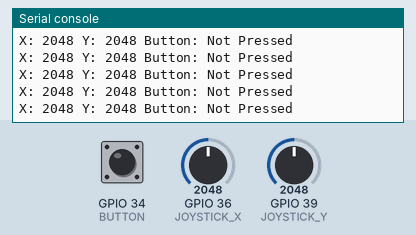
This program was run on a simulated ESP32 board running MicroPython. Shown: the last lines printed to the serial console. Inputs (shaded band) come from the test bench; at power-on: GPIO 34 (BUTTON) HIGH, GPIO 36 (JOYSTICK_X) = 2048, GPIO 39 (JOYSTICK_Y) = 2048 (analog values on the 0–4095 scale).

Above: at 1.2 s.
1.3 s: GPIO 34 (BUTTON) pulled LOW for 0.25 s
At 1.56 s:
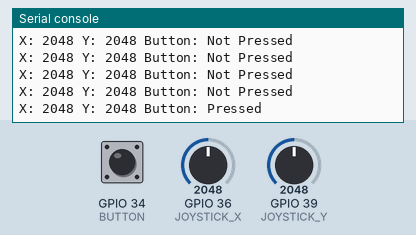
3.0 s: GPIO 36 (JOYSTICK_X) set to 2866
At 3.16 s:
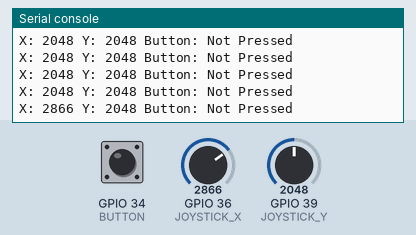
4.5 s: GPIO 39 (JOYSTICK_Y) set to 2866
At 4.57 s:
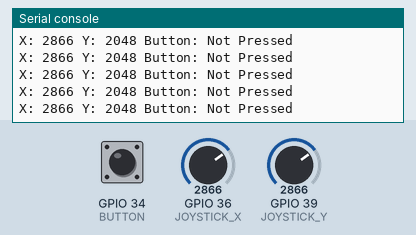
6.0 s: GPIO 34 (BUTTON) pulled LOW for 1 s
At 6.17 s:
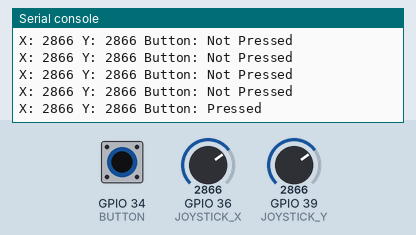
8.5 s: GPIO 36 (JOYSTICK_X) set to 3603
At 8.58 s:
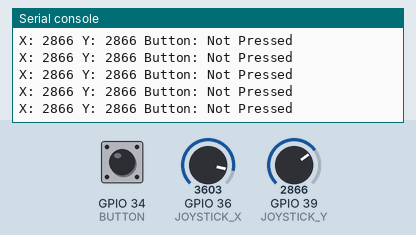
10.0 s: GPIO 39 (JOYSTICK_Y) set to 3603
At 10.18 s:
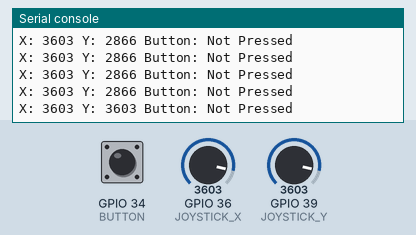
Timing chart, 0 to 12.5 s (numbered marks = the images above; inputs shaded):
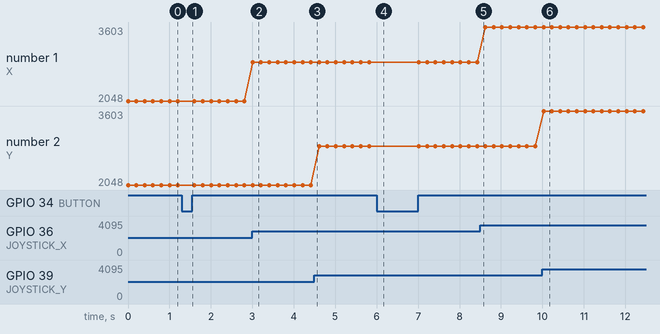

Measured:
- after the input at 1.3 s, the serial console: prints a new line after 0.10 s (image 1)
- after the input at 3.0 s, the serial console: prints a new line at once (image 2)
- after the input at 6.0 s, the serial console: prints a new line at once (image 4)
- after the input at 10.0 s, the serial console: prints a new line at once (image 6)
- plotted number 1: 2048 → 2866 after the input at 3.0 s, 2866 → 3603 after the input at 8.5 s

The program:

KY023_Dual_Joystick.py
```python
# KY-023 Dual Axis Joystick demo
import machine
import time

JOYSTICK_X = machine.ADC(machine.Pin(36))
JOYSTICK_Y = machine.ADC(machine.Pin(39))
BUTTON = machine.Pin(34, machine.Pin.IN, machine.Pin.PULL_UP)

JOYSTICK_X.atten(machine.ADC.ATTN_11DB)
JOYSTICK_Y.atten(machine.ADC.ATTN_11DB)

while True:
    x_value = JOYSTICK_X.read()
    y_value = JOYSTICK_Y.read()
    button_state = BUTTON.value()
    print("X:", x_value, "Y:", y_value, "Button:", "Not Pressed" if button_state else "Pressed")
    time.sleep(0.2)
```
